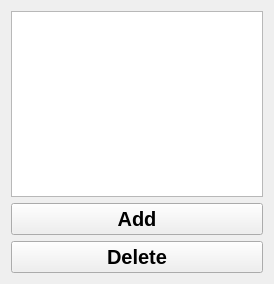
<?xml version="1.0" encoding="UTF-8"?>
<ui version="4.0">
 <class>ParameterTunerForm</class>
 <widget class="QWidget" name="ParameterTunerForm">
  <property name="geometry">
   <rect>
    <x>0</x>
    <y>0</y>
    <width>274</width>
    <height>284</height>
   </rect>
  </property>
  <property name="windowTitle">
   <string>Form</string>
  </property>
  <layout class="QVBoxLayout" name="verticalLayout">
   <item>
    <widget class="QTableWidget" name="tableWidget">
     <property name="font">
      <font>
       <pointsize>15</pointsize>
      </font>
     </property>
     <property name="dragEnabled">
      <bool>true</bool>
     </property>
     <property name="dragDropMode">
      <enum>QAbstractItemView::InternalMove</enum>
     </property>
     <property name="selectionMode">
      <enum>QAbstractItemView::ExtendedSelection</enum>
     </property>
     <property name="showGrid">
      <bool>true</bool>
     </property>
     <property name="gridStyle">
      <enum>Qt::SolidLine</enum>
     </property>
     <property name="columnCount">
      <number>0</number>
     </property>
     <attribute name="horizontalHeaderVisible">
      <bool>false</bool>
     </attribute>
    </widget>
   </item>
   <item>
    <widget class="QPushButton" name="pushButtonAdd">
     <property name="font">
      <font>
       <pointsize>15</pointsize>
       <weight>75</weight>
       <bold>true</bold>
      </font>
     </property>
     <property name="text">
      <string>Add</string>
     </property>
    </widget>
   </item>
   <item>
    <widget class="QPushButton" name="pushButtonDelete">
     <property name="font">
      <font>
       <pointsize>15</pointsize>
       <weight>75</weight>
       <bold>true</bold>
      </font>
     </property>
     <property name="text">
      <string>Delete</string>
     </property>
    </widget>
   </item>
  </layout>
 </widget>
 <resources/>
 <connections/>
</ui>
